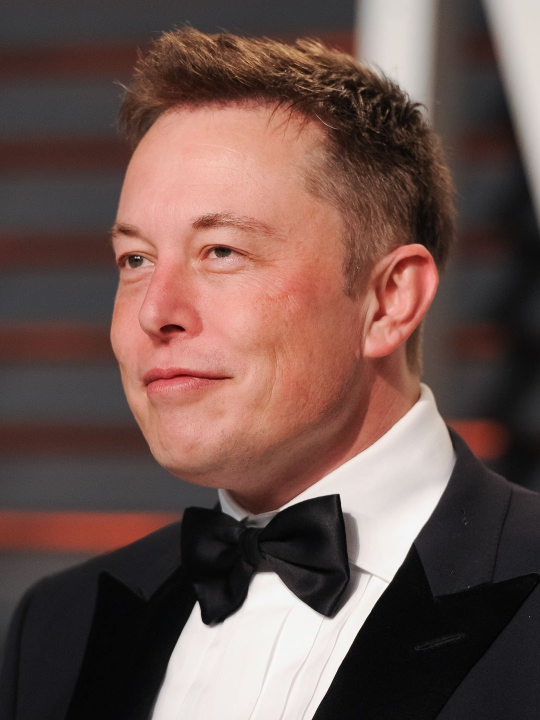
#> input picture Resources/Elon Musk.jpg, 1080 x 1440 px, found by its file name (shown at 1/2 size)
$ python StackingImagesTest.py
#> lines starting #> are read from the running program, lines starting #| are printed output that depends on the picture; after the words box and inside, x2 and y2 are one past the last pixel; in counts of white or black regions, pixels touching at a corner belong together
import cv2
print("cv2 imported")
import numpy as np
print("Numpy imported")


def stackImages(scale, imgArray, lables=[]):
    sizeW= imgArray[0][0].shape[1]
    sizeH = imgArray[0][0].shape[0]
    rows = len(imgArray)
    cols = len(imgArray[0])
    rowsAvailable = isinstance(imgArray[0], list)
    width = imgArray[0][0].shape[1]
    height = imgArray[0][0].shape[0]
    if rowsAvailable:
        for x in range(0, rows):
            for y in range(0, cols):
                imgArray[x][y] = cv2.resize(imgArray[x][y], (sizeW, sizeH), None, scale, scale)
                if len(imgArray[x][y].shape) == 2: imgArray[x][y] = cv2.cvtColor(imgArray[x][y], cv2.COLOR_GRAY2BGR)
        imageBlank = np.zeros((height, width, 3), np.uint8)
        hor = [imageBlank]*rows
        hor_con = [imageBlank]*rows
        for x in range(0, rows):
            hor[x] = np.hstack(imgArray[x])
            hor_con[x] = np.concatenate(imgArray[x])
        ver = np.vstack(hor)
        ver_con = np.concatenate(hor)
    else:
        for x in range(0, rows):
            imgArray[x] = cv2.resize(imgArray[x], (sizeW, sizeH), None, scale, scale)
            if len(imgArray[x].shape) == 2: imgArray[x] = cv2.cvtColor(imgArray[x], cv2.COLOR_GRAY2BGR)
        hor = np.hstack(imgArray)
        hor_con = np.concatenate(imgArray)
        ver = hor
    if len(lables) != 0:
        eachImgWidth = int(ver.shape[1] / cols)
        eachImgHeight = int(ver.shape[0] / rows)
        print(eachImgHeight)
        for d in range(0, rows):
            for c in range(0, cols):
                cv2.rectangle(ver, (c*eachImgWidth,eachImgHeight*d), (c*eachImgWidth+len(lables[d][c])*13+27,30+eachImgHeight*d),(255, 255, 255), cv2.FILLED)
                cv2.putText(ver, lables[d][c], (eachImgWidth*c+10, eachImgHeight*d+20), cv2.FONT_HERSHEY_COMPLEX, 0.7, (255, 0, 255), 2)
    return ver


img = cv2.imread("Resources\Elon Musk.jpg")
#> img is the input picture: shape (1440, 1080, 3); mean B, G, R 77.5, 83.4, 108.5

imgGray = cv2.cvtColor(img, cv2.COLOR_BGR2GRAY)
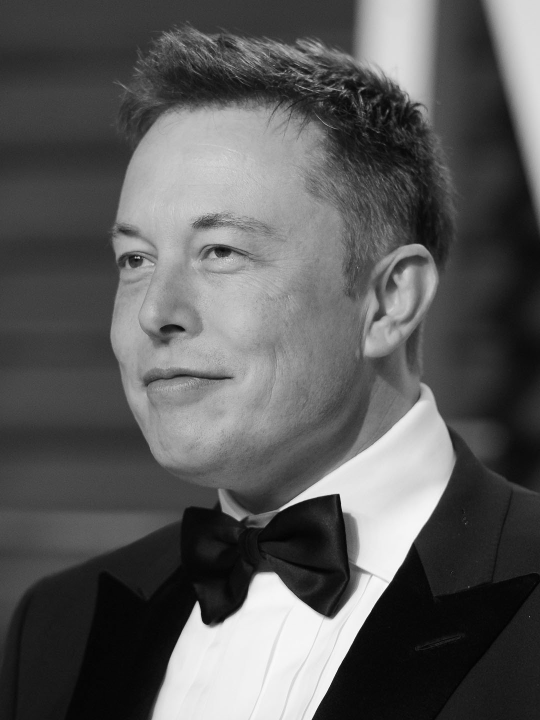
#> imgGray: shape (1440, 1080) (shown at 1/2 size); min 0, max 255, mean 90.3
kernel = np.ones((5, 5), np.uint8)
imgBlur = cv2.GaussianBlur(imgGray, (7, 7), 0)
imgCanny = cv2.Canny(img, 150, 200)
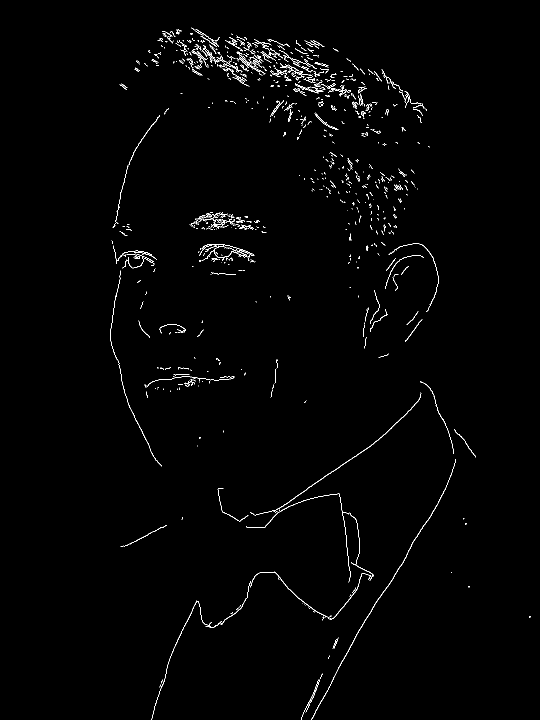
#> imgCanny: shape (1440, 1080) (shown at 1/2 size); 1% white in thin lines or dots, all inside (x1, y1, x2, y2) = (220, 55, 1061, 1440)
imgDialation = cv2.dilate(imgCanny, kernel, iterations=1)
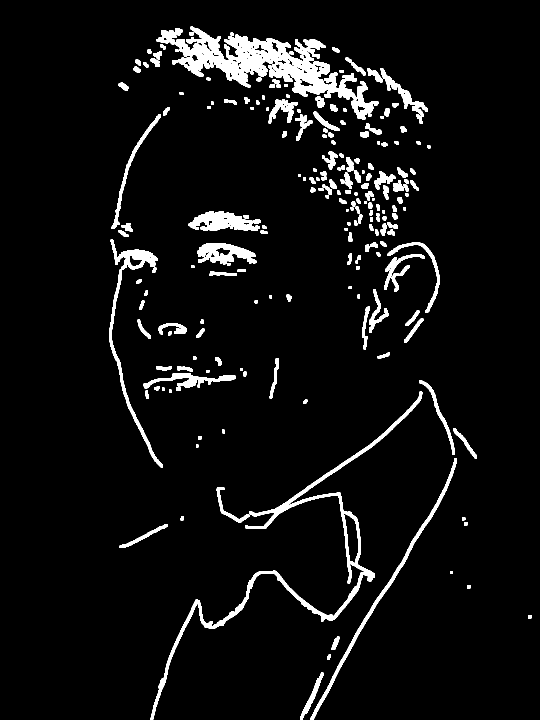
#> imgDialation: shape (1440, 1080) (shown at 1/2 size); 5.6% white; 214 white regions, largest, box (x1, y1, x2, y2) and area: (313, 53, 757, 239) 22670, (300, 783, 845, 1440) 12098, (218, 479, 326, 935) 4685
imgErodet = cv2.erode(imgCanny, kernel, iterations=1)
#> imgErodet: shape (1440, 1080); every value is 0


StackedImages = stackImages(100, ([img, imgGray]))
#> in stackImages, `rows = len(imgArray)`: rows = 2
#> in stackImages, `cols = len(imgArray[0])`: cols = 1440
#> in stackImages, `rowsAvailable = isinstance(imgArray[0], list)`: rowsAvailable = False
#> after the loop in stackImages, `for x in range(0, rows):`: imgArray = 2 items
cv2.imshow("Stacked Images", StackedImages)


# [5 lines of commented-out code are left out]

cv2.waitKey(0)

$ run again, with Resources/Will Smith.jpg copied over Resources/Elon Musk.jpg
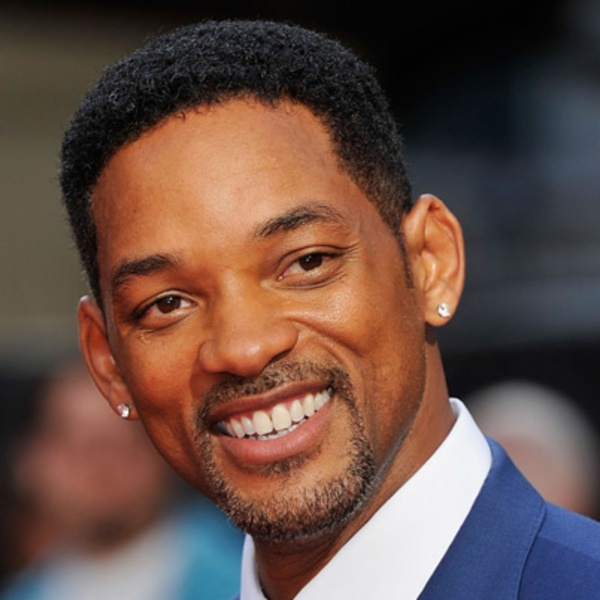
#> input picture Resources/Will Smith.jpg, 1200 x 1200 px, found by its file name (shown at 1/2 size)
#> img is the input picture: shape (1200, 1200, 3); mean B, G, R 69.7, 78.3, 102.6
#> `imgCanny = cv2.Canny(img, 150, 200)`:
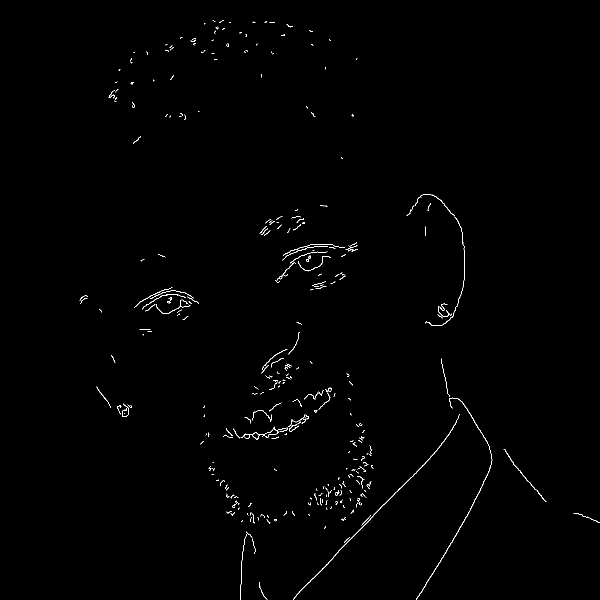
#> imgCanny: shape (1200, 1200) (shown at 1/2 size); 0.55% white in thin lines or dots, all inside (x1, y1, x2, y2) = (159, 41, 1200, 1200)
#> `imgDialation = cv2.dilate(imgCanny, kernel, iterations=1)`:
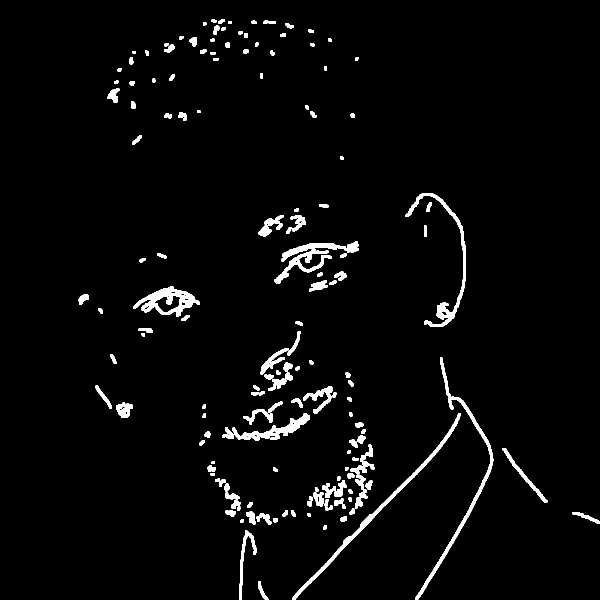
#> imgDialation: shape (1200, 1200) (shown at 1/2 size); 3.1% white; 155 white regions, largest, box (x1, y1, x2, y2) and area: (830, 715, 987, 1200) 3797, (584, 826, 922, 1200) 3721, (549, 483, 718, 567) 3571
#> imgErodet: shape (1200, 1200); every value is 0
#> rows = 2
#> cols = 1200
#> rowsAvailable = False
#> after the loop in stackImages, `for x in range(0, rows):`: imgArray = 2 items
